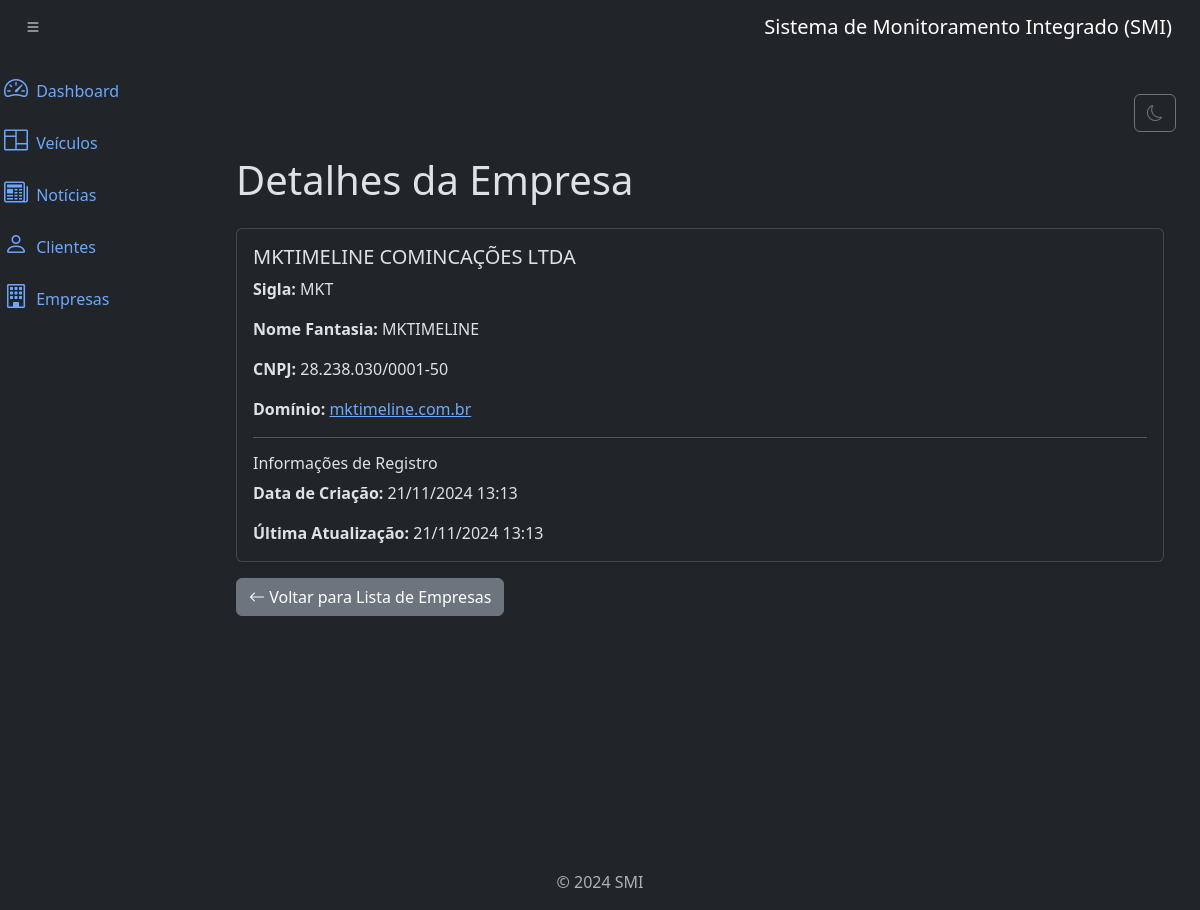
/empresas/2/detail/, run on the app's committed database.
### empresas/models.py (models this page shows, shortened)
class Empresa(models.Model):
    nome = models.CharField(max_length=200)  # razão social
    sigla = models.CharField(max_length=3)
    nome_fantasia = models.CharField(max_length=200, blank=True, null=True)
    cnpj = models.CharField(max_length=14, unique=True)
    dominio = models.CharField(max_length=200)
    created_at = models.DateTimeField(default=now)
    updated_at = models.DateTimeField(auto_now=True)
    class Meta:
        ordering = ['nome']

### empresas/views.py (the view)
class EmpresaDetailView(DetailView):
    model = models.Empresa
    template_name = 'empresa_detail.html'

### empresas/templates/empresa_detail.html
{% extends 'base.html' %}
{% block content %}
<div class="container mt-4">
    <h3 class="display-6">Detalhes da Empresa</h3>
    <div class="card shadow-sm mt-4">
        <div class="card-body">
            <h5 class="card-title text-uppercase">{{ object.nome }}</h5>
            <p class="card-text"><strong>Sigla:</strong> {{ object.sigla|default:"Não informado" }}</p>
            <p class="card-text"><strong>Nome Fantasia:</strong> {{ object.nome_fantasia|default:"Não informado" }}</p>
            <p class="card-text">
                <strong>CNPJ:</strong>
                {% if object.cnpj and object.cnpj|length == 14 %}
                    {{ object.cnpj|slice:":2" }}.{{ object.cnpj|slice:"2:5" }}.{{ object.cnpj|slice:"5:8" }}/{{ object.cnpj|slice:"8:12" }}-{{ object.cnpj|slice:"12:14" }}
                {% else %}
                    Não informado
                {% endif %}
            </p>
            <p class="card-text">
                <strong>Domínio:</strong>
                <a href="http://{{ object.dominio }}" target="_blank">{{ object.dominio }}</a>
            </p>
            <hr>
            <h6>Informações de Registro</h6>
            <p class="card-text">
                <strong>Data de Criação:</strong> {{ object.created_at|date:"d/m/Y H:i" }}
            </p>
            <p class="card-text">
                <strong>Última Atualização:</strong> {{ object.updated_at|date:"d/m/Y H:i" }}
            </p>
        </div>
    </div>
    <a href="{% url 'empresa_list' %}" class="btn btn-secondary mt-3">
        <i class="bi bi-arrow-left"></i> Voltar para Lista de Empresas
    </a>
</div>
{% endblock %}

### data on the page
Empresa: nome "MKTIMELINE COMINCAÇÕES LTDA", sigla "MKT", nome_fantasia "MKTIMELINE", cnpj "28", cnpj "238", cnpj "030", cnpj "0001", cnpj "50", dominio "mktimeline.com.br", created_at "21/11/2024 13:13", updated_at "21/11/2024 13:13"
